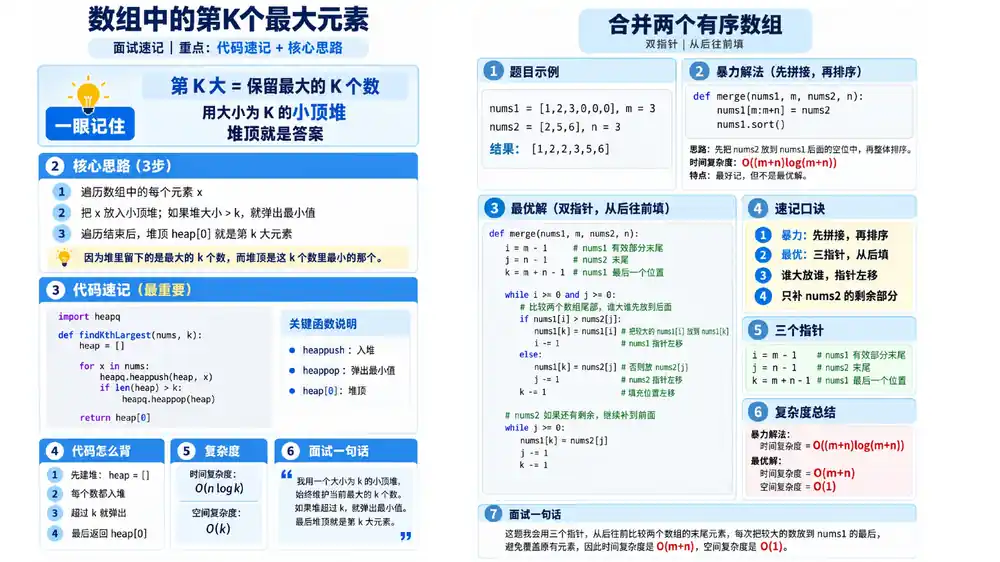
#> input picture 00-基础/01-第K大元素_合并两个有序数组.webp, 1000 x 562 px
$ python rebuild_hd.py
#> lines starting #> are read from the running program, lines starting #| are printed output that depends on the picture; after the words box and inside, x2 and y2 are one past the last pixel; in counts of white or black regions, pixels touching at a corner belong together
from pathlib import Path
from PIL import Image, ImageChops, ImageFilter
import re

ROOT = Path(__file__).resolve().parents[1]
OUT = ROOT / "高清题图"
OUT.mkdir(exist_ok=True)

# 这些文件一张图里有两道题，拆开后在 README 中能以接近原始像素大小显示。
SPLIT_FILES = {
    "00-基础/01-第K大元素_合并两个有序数组.webp",
    "00-基础/02-排序_二分查找.webp",
    "01-哈希/01-两数之和_最长连续序列.webp",
    "01-哈希/02-TopK高频元素_字母异位词分组.webp",
    "02-双指针/01-移动零_三数之和.webp",
    "02-双指针/02-盛最多水的容器_接雨水.webp",
    "03-滑动窗口/02-无重复字符最长子串_找到所有字母异位词.webp",
    "04-子串/01-和为K的子数组_滑动窗口最大值.webp",
    "05-数组/01-最大子数组和_合并区间.webp",
    "05-数组/03-除自身以外数组乘积_缺失的第一个正数.webp",
}

ORDER = [
    "00-基础/01-第K大元素_合并两个有序数组.webp",
    "00-基础/02-排序_二分查找.webp",
    "00-基础/03-LRU-Cache.webp",
    "01-哈希/01-两数之和_最长连续序列.webp",
    "01-哈希/02-TopK高频元素_字母异位词分组.webp",
    "02-双指针/01-移动零_三数之和.webp",
    "02-双指针/02-盛最多水的容器_接雨水.webp",
    "03-滑动窗口/01-滑动窗口最大值.webp",
    "03-滑动窗口/02-无重复字符最长子串_找到所有字母异位词.webp",
    "04-子串/01-和为K的子数组_滑动窗口最大值.webp",
    "04-子串/02-最小覆盖子串.webp",
    "05-数组/01-最大子数组和_合并区间.webp",
    "05-数组/02-轮转数组.webp",
    "05-数组/03-除自身以外数组乘积_缺失的第一个正数.webp",
    "06-链表/01-反转链表.webp",
    "06-链表/02-合并两个有序链表.webp",
    "06-链表/03-删除链表倒数第N个节点.webp",
    "06-链表/04-环形链表.webp",
    "06-链表/05-环形链表II.webp",
    "06-链表/06-相交链表.webp",
    "06-链表/07-回文链表.webp",
    "06-链表/08-两两交换链表中的节点.webp",
    "07-BFS-DFS/01-二叉树层序遍历-BFS.webp",
    "07-BFS-DFS/02-岛屿数量-DFS.webp",
    "08-二叉树/01-二叉树最大深度.webp",
    "08-二叉树/02-二叉树前中后序遍历.webp",
    "09-栈/01-有效括号.webp",
    "09-栈/02-字符串解码.webp",
    "10-DP/01-爬楼梯.webp",
    "10-DP/02-最长递增子序列-LIS.webp",
]

def trim_white(im, threshold=247, pad=16):
    im = im.convert("RGB")
    # 找到非白色内容区域，去掉 PPT 导出后无意义的大块白边。
    gray = im.convert("L")
    mask = gray.point(lambda p: 255 if p < threshold else 0)
    box = mask.getbbox()
    if not box:
        return im
    l, t, r, b = box
    l = max(0, l - pad)
    t = max(0, t - pad)
    r = min(im.width, r + pad)
    b = min(im.height, b + pad)
    return im.crop((l, t, r, b))

def enhance(im):
    im = trim_white(im)
    # 小图放大到至少 1500px 宽，再轻微锐化；PNG 无二次有损压缩。
    if im.width < 1500:
        scale = 1500 / im.width
        im = im.resize((1500, round(im.height * scale)), Image.Resampling.LANCZOS)
    return im.filter(ImageFilter.UnsharpMask(radius=1.1, percent=125, threshold=2))

generated = []
for rel in ORDER:
    src = ROOT / rel
    if not src.exists():
        print("missing:", rel)
        continue
    im = Image.open(src).convert("RGB")
#> im is the input picture: PIL image 1000x562 RGB; mean R, G, B 220, 230, 237.6
    stem = Path(rel).stem
    cat = Path(rel).parent.name
    cat_dir = OUT / cat
    cat_dir.mkdir(parents=True, exist_ok=True)

    if rel in SPLIT_FILES:
        # 中缝附近留一点重叠，避免恰好切掉边缘文字。
        mid = im.width // 2
#> mid = 500
        parts = [
            ("A", im.crop((0, 0, min(im.width, mid + 24), im.height))),
            ("B", im.crop((max(0, mid - 24), 0, im.width, im.height))),
        ]
    else:
        parts = [("", im)]

    for suffix, part in parts:
        hd = enhance(part)
        name = stem + (f"-{suffix}" if suffix else "") + ".png"
        dst = cat_dir / name
        hd.save(dst, "PNG", optimize=True)
        generated.append(dst.relative_to(ROOT).as_posix())
#> this loop made 2 passes
#> (suffix, scale in enhance, name) on passes 1 to 2: ('A', 2.98, '01-第K大元素_合并两个有序数组-A.png'), ('B', 3.28, '01-第K大元素_合并两个有序数组-B.png')
#> pass 1, in trim_white, `im = im.convert("RGB")`:
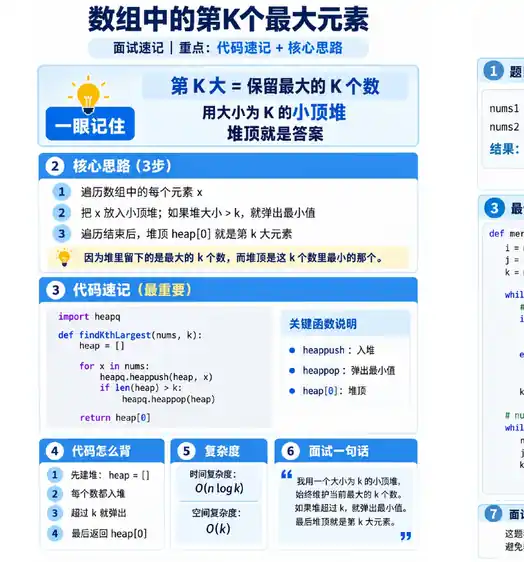
#> im: PIL image 524x562 RGB; mean R, G, B 212.3, 225.8, 238.1
#> pass 1, in trim_white, `gray = im.convert("L")`:
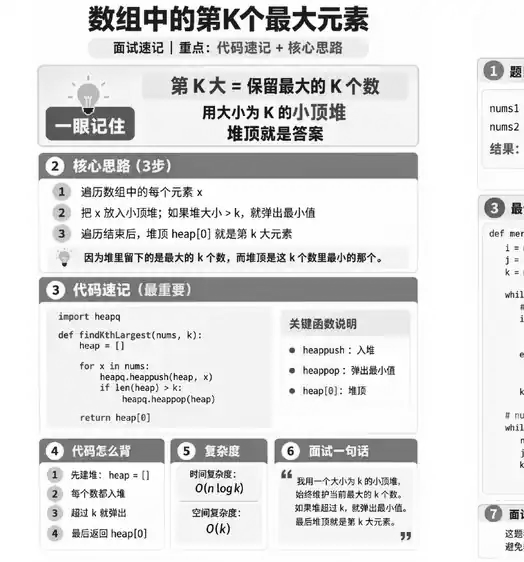
#> gray: PIL image 524x562 L; min 0, max 255, mean 223.1
#> pass 1, in trim_white, `mask = gray.point(lambda p: 255 if p < threshold else 0)`:
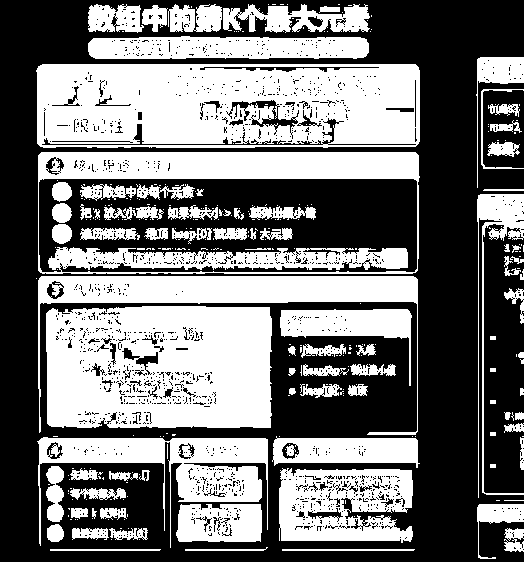
#> mask: PIL image 524x562 L; 46.2% white; 305 white regions (218 under 20 px), largest, box (x1, y1, x2, y2) and area: (36, 64, 420, 148) 28728, (46, 306, 272, 428) 24835, (38, 152, 420, 274) 16587
#> pass 1, in enhance, `im = trim_white(im)`:
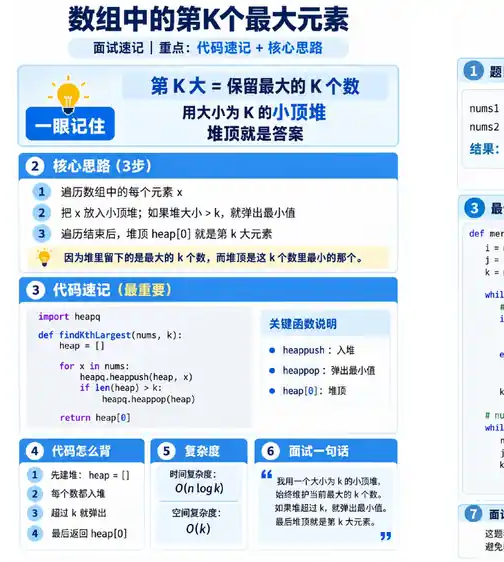
#> im: PIL image 504x562 RGB; mean R, G, B 210.6, 224.6, 237.5
#> after the loop:
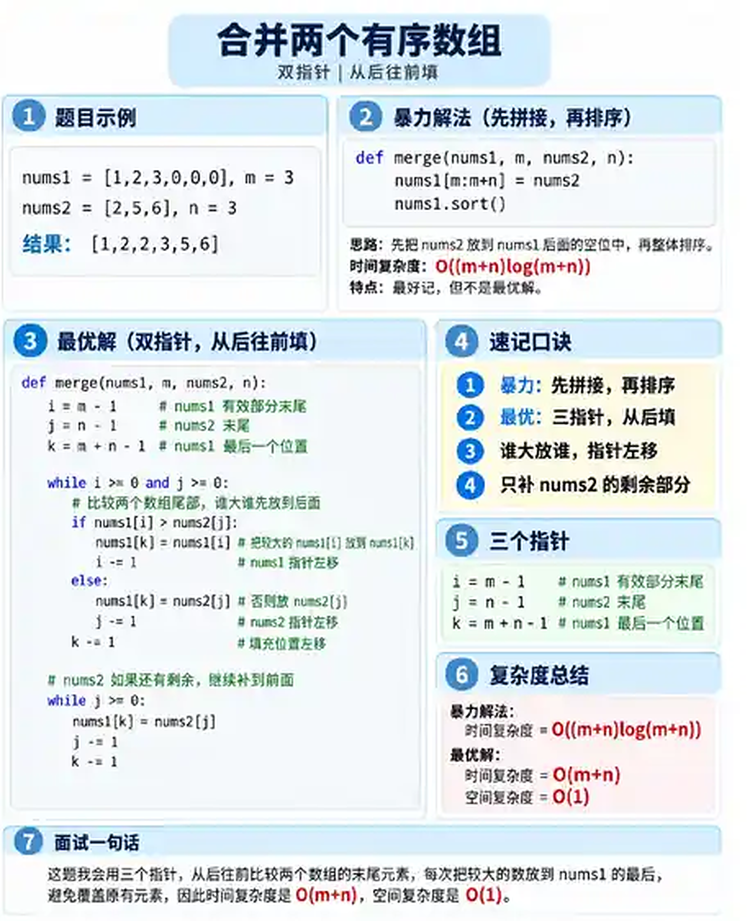
#> hd: PIL image 1500x1841 RGB (shown at 1/2 size); mean R, G, B 224.4, 231.6, 234.5
#> after the loop, generated = ['高清题图/00-基础/01-第K大元素_合并两个有序数组-A.png', '高清题图/00-基础/01-第K大元素_合并两个有序数组-B.png']
#> pass 2 of the loop `for rel in ORDER:`:
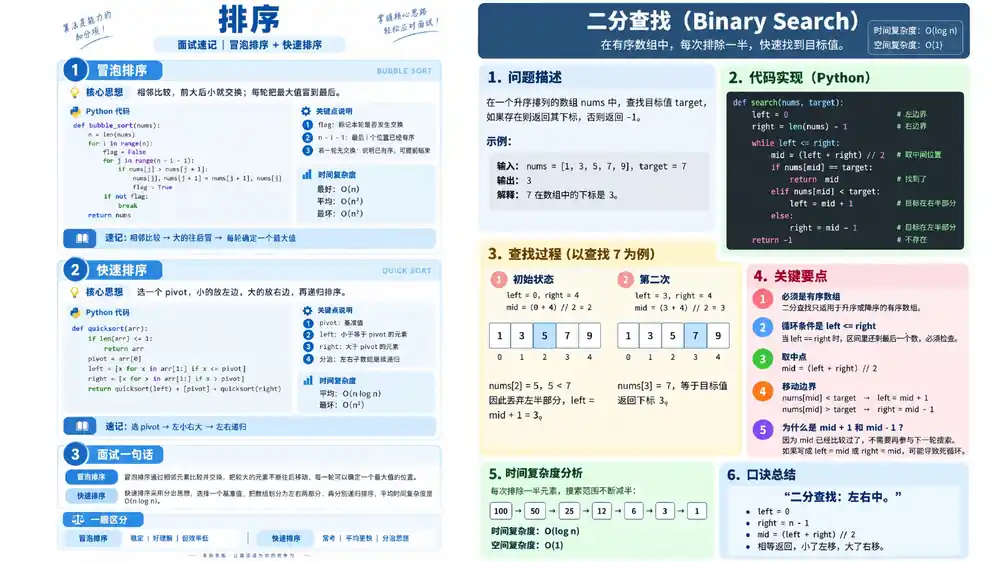
#> input picture 00-基础/02-排序_二分查找.webp, 1000 x 562 px
#> im is the input picture: PIL image 1000x562 RGB; mean R, G, B 208.7, 216.9, 221.1
#> the loop `for suffix, part in parts:` made 2 passes
#> (suffix, scale in enhance, name) on passes 1 to 2: ('A', 3.1, '02-排序_二分查找-A.png'), ('B', 2.93, '02-排序_二分查找-B.png')
#> pass 1, in trim_white (call 3), `mask = gray.point(lambda p: 255 if p < threshold else 0)`:
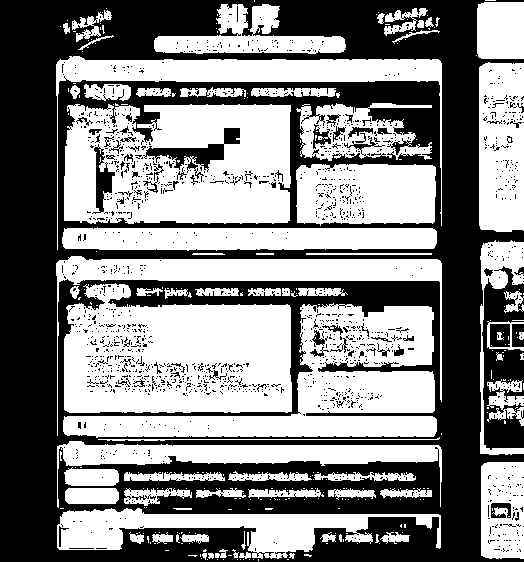
#> mask: PIL image 524x562 L; 51.9% white; 1569 black regions (1500 under 20 px), largest, box (x1, y1, x2, y2) and area: (0, 0, 524, 562) 127647, (482, 266, 524, 450) 4303, (143, 128, 240, 182) 1354
#> after the loop `for suffix, part in parts:`:
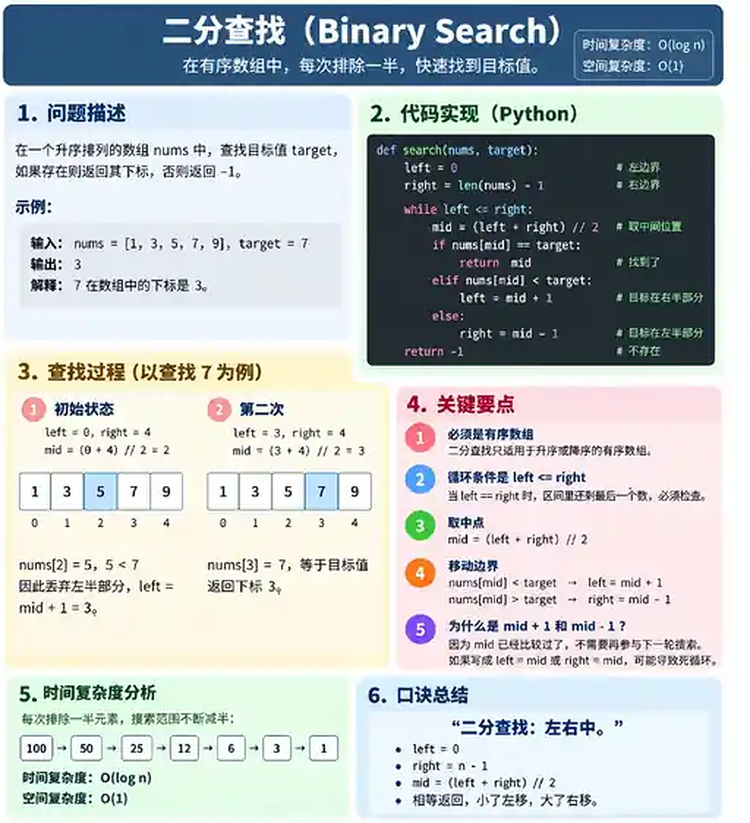
#> hd: PIL image 1500x1646 RGB (shown at 1/2 size); mean R, G, B 189.2, 195.9, 197.2
#> after the loop `for suffix, part in parts:`: generated = ['高清题图/00-基础/01-第K大元素_合并两个有序数组-A.png', '高清题图/00-基础/01-第K大元素_合并两个有序数组-B.png', '高清题图/00-基础/02-排序_二分查找-A.png', '高清题图/00-基础/02-排序_二分查找-B.png']

# 生成高清 README：不再把两道题挤在同一行；每张裁剪图单独占满宽度。
groups = {}
for p in generated:
    parts = Path(p).parts
    cat = parts[1]
    groups.setdefault(cat, []).append(p)

lines = [
    "# 华为高频手撕题总结｜高清阅读版",
    "",
    "> 这一版专门针对 GitHub README 阅读做了处理：**去白边、双题拆分、放大、轻锐化、PNG 无损输出**。  ",
    "> 不再把一张 16:9 大图硬缩到 README 宽度里，所以代码和中文小字会明显大很多。",
    "",
    "## 📥 PDF 下载",
    "",
    "- [高清阅读版 PDF（全部题目）](./下载/华为高频手撕题-高清阅读版.pdf)",
    "",
    "## 📚 题目",
    "",
]
for cat in sorted(groups):
    lines += [f"### {cat}", ""]
    for p in groups[cat]:
        title = Path(p).stem
        lines += [f"#### {title}", "", f"![{title}](./{p})", ""]
lines += [
    "---",
    "",
    "如果浏览器仍把图片缩小，可点击图片进入文件页，再点开原图；仓库内生成文件为 PNG。",
]
(ROOT / "README.md").write_text("\n".join(lines), encoding="utf-8")

# 生成可下载 PDF。按生成后的高清题图顺序，一张题图一页。
pdf_dir = ROOT / "下载"
pdf_dir.mkdir(exist_ok=True)
pages = []
for p in generated:
    im = Image.open(ROOT / p).convert("RGB")
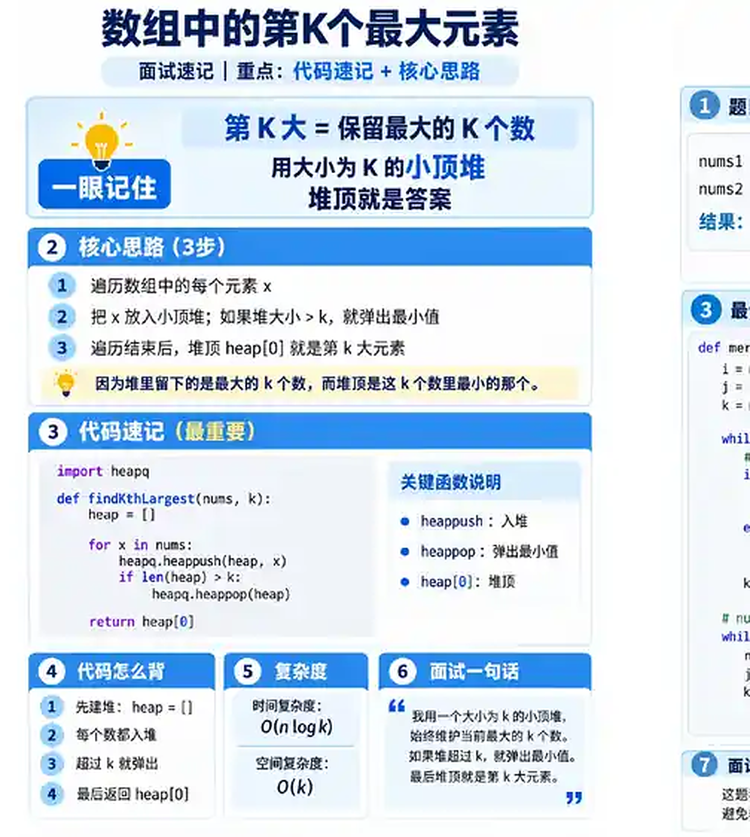
#> im: PIL image 1500x1673 RGB (shown at 1/2 size); mean R, G, B 210.4, 224.1, 236.7
    # PDF 页面按图片自身比例，避免再次缩放导致小字变细。
    pages.append(im)
#> pass 2 of the loop `for p in generated:`:
if pages:
    pages[0].save(
        pdf_dir / "华为高频手撕题-高清阅读版.pdf",
        "PDF",
        resolution=150.0,
        save_all=True,
        append_images=pages[1:],
    )
print(f"generated {len(generated)} PNGs")
